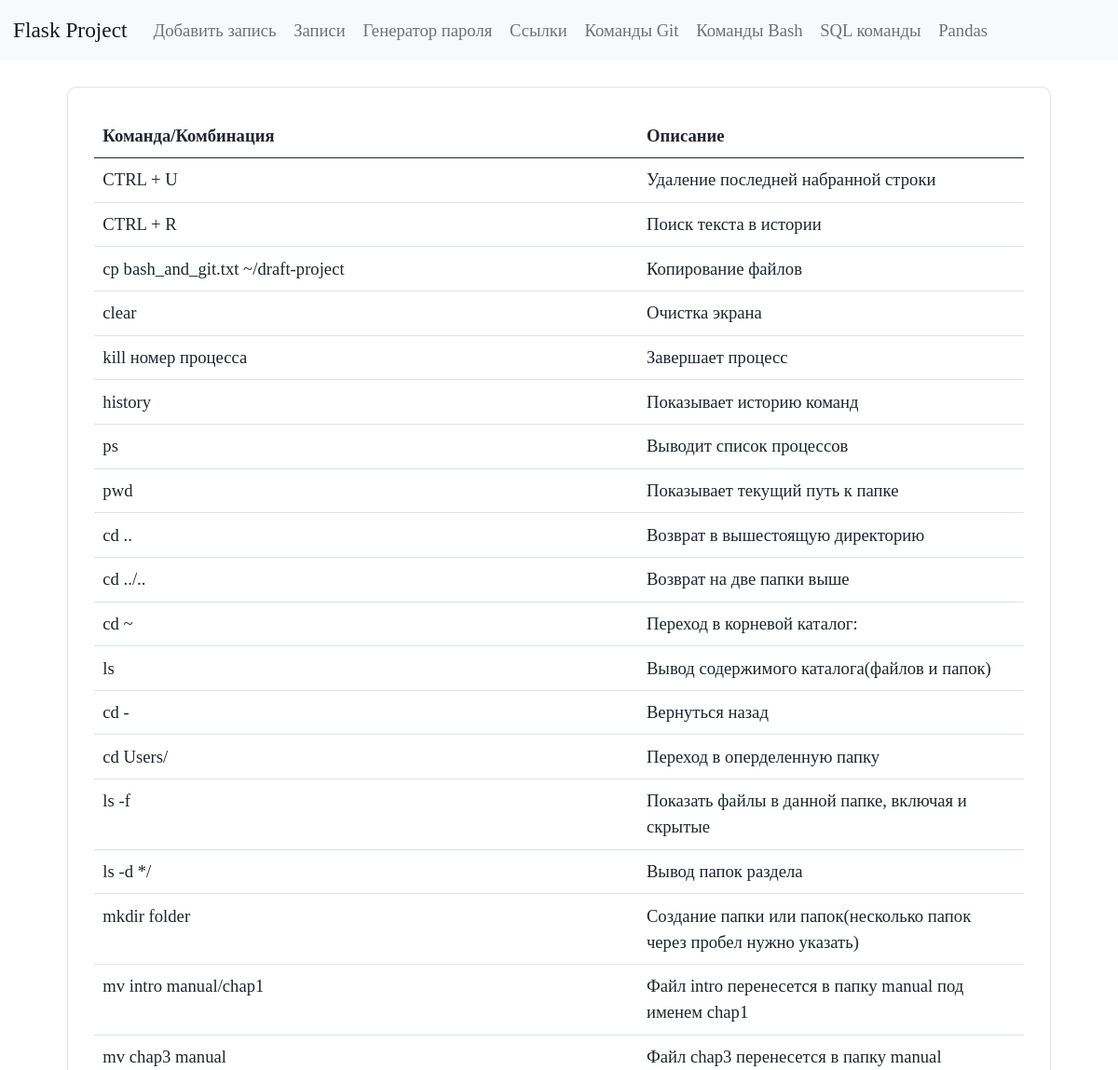
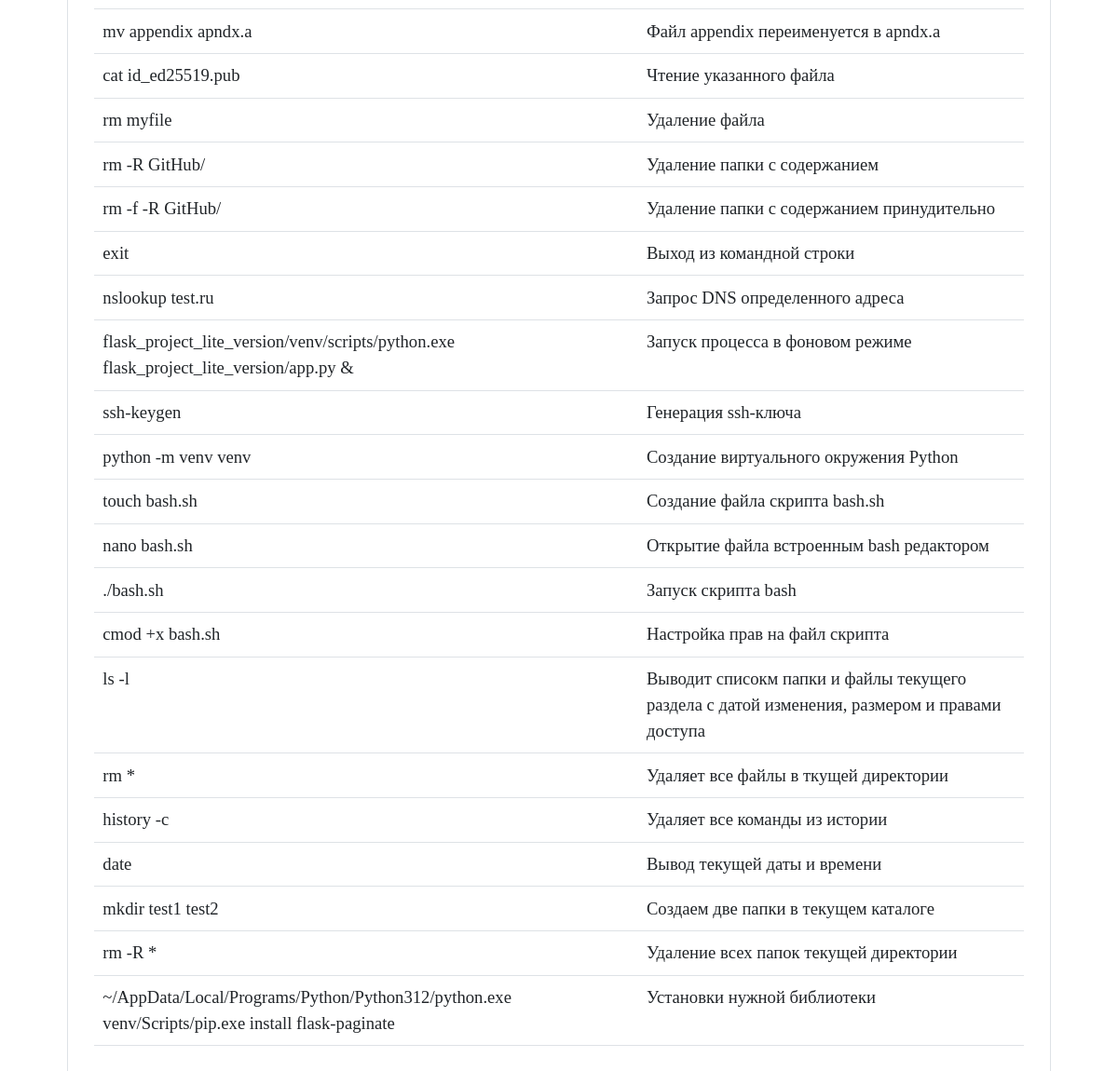
Page /bash on the committed database (2 pictures, top to bottom).
### tables this page shows
CREATE TABLE "bash" (
    bash_id INTEGER PRIMARY KEY AUTOINCREMENT,
    bash_command TEXT NOT NULL,
    bash_name TEXT NOT NULL
  );

### app.py (the view)
@app.route("/bash")
def bash():
    conn = get_db_connection()
    bash = conn.execute("SELECT * FROM bash").fetchall()
    conn.close()
    return render_template("bash.html",
                           bash=bash,)

### app.py (called while the page is built)
def get_db_connection():
    conn = sqlite3.connect("database.db")
    conn.row_factory = sqlite3.Row
    return conn

### templates/bash.html (shortened to what this page needs)
{% extends "base.html" %}
{% block content %}
<div class="bd-example">
  <table class="table">
    <thead>
      <tr>
        <th scope="col">Команда/Комбинация</th>
        <th scope="col">Описание</th>
      </tr>
    </thead>
    <tbody>
    {% for bash in bash %}
      <tr>
        <td>{{ bash['bash_command'] }}</td>
        <td>{{ bash['bash_name'] }}</td>
      </tr>
    {% endfor %}
    </tbody>
  </table>
</div>
{% endblock %}

### templates/base.html (shortened to what this page needs)
<!doctype html>
<html>
   <head>
      <link href="https://cdn.jsdelivr.net/npm/bootstrap@5.0.2/dist/css/bootstrap.min.css" rel="stylesheet">
      <link href="{{ url_for('static', filename='styles.css') }}" rel="stylesheet">
   </head>
   <body>
      {% include 'navbar.html' %}
      <main class="container">
         {% block content %}
         {% endblock %}
      </main>
   </body>
</html>

### templates/navbar.html (shortened to what this page needs)
<nav class="navbar navbar-expand-lg navbar-light bg-light">
   <div class="container-fluid">
      <a class="navbar-brand" href="{{ url_for('index') }}">Flask Project</a>
     <div class="collapse navbar-collapse" id="navbarNavAltMarkup">
       <div class="navbar-nav">
         <a class="nav-link" href="{{ url_for('new_post') }}">Добавить запись</a>
         <a class="nav-link" href="{{ url_for('posts') }}">Записи</a>
         <a class="nav-link" href="{{ url_for('password') }}">Генератор пароля</a>
         <a class="nav-link" href="{{ url_for('links') }}">Ссылки</a>
         <a class="nav-link" href="{{ url_for('git_list_commands') }}">Команды Git</a>
         <a class="nav-link" href="{{ url_for('bash') }}">Команды Bash</a>
         <a class="nav-link" href="{{ url_for('sql') }}">SQL команды</a>
         <a class="nav-link" href="{{ url_for('pandas_commands') }}">Pandas</a>
       </div>
     </div>
   </div>
</nav>

### static/styles.css (style rules this page uses)
* { font-family: Bahnschrift; font-size: 14pt; }
.nav-link { padding: 0; }
a { color: black; text-decoration: none; }
.bd-example { padding: 1.5rem; margin: 1.5rem; border-radius: 10px; border: solid #dee2e6 1px; }

### rows in the picture
bash: bash_command "CTRL + U", bash_name "Удаление последней набранной строки"
bash: bash_command "CTRL + R", bash_name "Поиск текста в истории"
bash: bash_command "cp bash_and_git.txt ~/draft-project", bash_name "Копирование файлов"
bash: bash_command "clear", bash_name "Очистка экрана"
bash: bash_command "kill номер процесса", bash_name "Завершает процесс"
bash: bash_command "history", bash_name "Показывает историю команд"
bash: bash_command "ps", bash_name "Выводит список процессов"
bash: bash_command "pwd", bash_name "Показывает текущий путь к папке"
bash: bash_command "cd ..", bash_name "Возврат в вышестоящую директорию"
bash: bash_command "cd ../..", bash_name "Возврат на две папки выше"
bash: bash_command "cd ~", bash_name "Переход в корневой каталог:"
bash: bash_command "ls", bash_name "Вывод содержимого каталога(файлов и папок)"
bash: bash_command "cd -", bash_name "Вернуться назад"
bash: bash_command "cd Users/", bash_name "Переход в оперделенную папку"
bash: bash_command "ls -f", bash_name "Показать файлы в данной папке, включая и скрытые"
bash: bash_command "ls -d */", bash_name "Вывод папок раздела"
bash: bash_command "mkdir folder", bash_name "Создание папки или папок(несколько папок через пробел нужно указать)"
bash: bash_command "mv intro manual/chap1", bash_name "Файл intro перенесется в папку manual под именем chap1"
bash: bash_command "mv chap3 manual", bash_name "Файл chap3 перенесется в папку manual"
bash: bash_command "mv appendix apndx.a", bash_name "Файл appendix переименуется в apndx.a"
bash: bash_command "cat id_ed25519.pub", bash_name "Чтение указанного файла"
bash: bash_command "rm myfile", bash_name "Удаление файла"
bash: bash_command "rm -R GitHub/", bash_name "Удаление папки с содержанием"
bash: bash_command "rm -f -R GitHub/", bash_name "Удаление папки с содержанием принудительно"
bash: bash_command "exit", bash_name "Выход из командной строки"
bash: bash_command "nslookup test.ru", bash_name "Запрос DNS определенного адреса"
bash: bash_command "flask_project_lite_version/venv/scripts/python.exe flask_project_lite_version/app.py &", bash_name "Запуск процесса в фоновом режиме"
bash: bash_command "ssh-keygen", bash_name "Генерация ssh-ключа"
bash: bash_command "python -m venv venv", bash_name "Создание виртуального окружения Python"
bash: bash_command "touch bash.sh", bash_name "Создание файла скрипта bash.sh"
bash: bash_command "nano bash.sh", bash_name "Открытие файла встроенным bash редактором"
bash: bash_command "./bash.sh", bash_name "Запуск скрипта bash"
bash: bash_command "cmod +x bash.sh", bash_name "Настройка прав на файл скрипта"
bash: bash_command "ls -l", bash_name "Выводит списокм папки и файлы текущего раздела с датой изменения, размером и правами доступа"
bash: bash_command "rm *", bash_name "Удаляет все файлы в ткущей директории"
bash: bash_command "history -c", bash_name "Удаляет все команды из истории"
bash: bash_command "date", bash_name "Вывод текущей даты и времени"
bash: bash_command "mkdir test1 test2", bash_name "Создаем две папки в текущем каталоге"
bash: bash_command "rm -R *", bash_name "Удаление всех папок текущей директории"
bash: bash_command "~/AppData/Local/Programs/Python/Python312/python.exe venv/Scripts/pip.exe install flask-paginate", bash_name "Установки нужной библиотеки"
